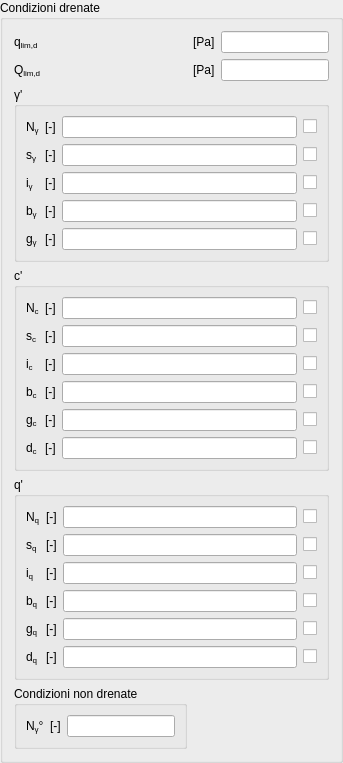
                 <widget class="QGroupBox" name="QLimDrainedGBox">
                  <property name="title">
                   <string>Condizioni drenate</string>
                  </property>
                  <layout class="QGridLayout" name="gridLayout_10">
                   <item row="1" column="2">
                    <widget class="QLineEditValue" name="QLimPrimeDLEdit"/>
                   </item>
                   <item row="0" column="1">
                    <widget class="QLabelUnitMeasure" name="qLimPrimeDUMLabel">
                     <property name="text">
                      <string>&lt;!DOCTYPE HTML PUBLIC &quot;-//W3C//DTD HTML 4.0//EN&quot; &quot;http://www.w3.org/TR/REC-html40/strict.dtd&quot;&gt;
&lt;html&gt;&lt;head&gt;&lt;meta name=&quot;qrichtext&quot; content=&quot;1&quot; /&gt;&lt;/head&gt;
&lt;body&gt;
[Pa]
&lt;/body&gt;&lt;/html&gt;</string>
                     </property>
                    </widget>
                   </item>
                   <item row="0" column="0">
                    <widget class="QLabelRichName" name="qLimPrimeDLabel">
                     <property name="text">
                      <string>&lt;!DOCTYPE HTML PUBLIC &quot;-//W3C//DTD HTML 4.0//EN&quot; &quot;http://www.w3.org/TR/REC-html40/strict.dtd&quot;&gt;
&lt;html&gt;&lt;head&gt;&lt;/head&gt;
&lt;body&gt;
q&lt;span style=&quot; vertical-align:sub;&quot;&gt;lim,d&lt;/span&gt;&lt;/body&gt;&lt;/html&gt;</string>
                     </property>
                    </widget>
                   </item>
                   <item row="3" column="0" colspan="3">
                    <widget class="QGroupBox" name="QLimDrainedCGBox">
                     <property name="title">
                      <string>c'</string>
                     </property>
                     <layout class="QGridLayout" name="gridLayout_17">
                      <item row="0" column="0">
                       <widget class="QLabelRichName" name="NcPrimeLabel">
                        <property name="text">
                         <string>&lt;!DOCTYPE HTML PUBLIC &quot;-//W3C//DTD HTML 4.0//EN&quot; &quot;http://www.w3.org/TR/REC-html40/strict.dtd&quot;&gt;
&lt;html&gt;&lt;head&gt;&lt;/head&gt;
&lt;body&gt;
N&lt;span style=&quot; vertical-align:sub;&quot;&gt;c&lt;/span&gt;&lt;/body&gt;&lt;/html&gt;</string>
                        </property>
                       </widget>
                      </item>
                      <item row="0" column="1">
                       <widget class="QLabelUnitMeasure" name="NcPrimeUMLabel">
                        <property name="text">
                         <string>&lt;!DOCTYPE HTML PUBLIC &quot;-//W3C//DTD HTML 4.0//EN&quot; &quot;http://www.w3.org/TR/REC-html40/strict.dtd&quot;&gt;
&lt;html&gt;&lt;head&gt;&lt;meta name=&quot;qrichtext&quot; content=&quot;1&quot; /&gt;&lt;/head&gt;
&lt;body&gt;
[-]
&lt;/body&gt;&lt;/html&gt;</string>
                        </property>
                       </widget>
                      </item>
                      <item row="0" column="2">
                       <widget class="QLineEditValue" name="NcPrimeLEdit"/>
                      </item>
                      <item row="2" column="0">
                       <widget class="QLabelRichName" name="scPrimeLabel">
                        <property name="text">
                         <string>&lt;!DOCTYPE HTML PUBLIC &quot;-//W3C//DTD HTML 4.0//EN&quot; &quot;http://www.w3.org/TR/REC-html40/strict.dtd&quot;&gt;
&lt;html&gt;&lt;head&gt;&lt;/head&gt;
&lt;body&gt;
s&lt;span style=&quot; vertical-align:sub;&quot;&gt;c&lt;/span&gt;&lt;/body&gt;&lt;/html&gt;</string>
                        </property>
                       </widget>
                      </item>
                      <item row="2" column="1">
                       <widget class="QLabelUnitMeasure" name="scPrimeUMLabel">
                        <property name="text">
                         <string>&lt;!DOCTYPE HTML PUBLIC &quot;-//W3C//DTD HTML 4.0//EN&quot; &quot;http://www.w3.org/TR/REC-html40/strict.dtd&quot;&gt;
&lt;html&gt;&lt;head&gt;&lt;meta name=&quot;qrichtext&quot; content=&quot;1&quot; /&gt;&lt;/head&gt;
&lt;body&gt;
[-]
&lt;/body&gt;&lt;/html&gt;</string>
                        </property>
                       </widget>
                      </item>
                      <item row="2" column="2">
                       <widget class="QLineEditValue" name="scPrimeLEdit"/>
                      </item>
                      <item row="3" column="0">
                       <widget class="QLabelRichName" name="icPrimeLabel">
                        <property name="text">
                         <string>&lt;!DOCTYPE HTML PUBLIC &quot;-//W3C//DTD HTML 4.0//EN&quot; &quot;http://www.w3.org/TR/REC-html40/strict.dtd&quot;&gt;
&lt;html&gt;&lt;head&gt;&lt;/head&gt;
&lt;body&gt;
i&lt;span style=&quot; vertical-align:sub;&quot;&gt;c&lt;/span&gt;&lt;/body&gt;&lt;/html&gt;</string>
                        </property>
                       </widget>
                      </item>
                      <item row="3" column="1">
                       <widget class="QLabelUnitMeasure" name="icPrimeUMLabel">
                        <property name="text">
                         <string>&lt;!DOCTYPE HTML PUBLIC &quot;-//W3C//DTD HTML 4.0//EN&quot; &quot;http://www.w3.org/TR/REC-html40/strict.dtd&quot;&gt;
&lt;html&gt;&lt;head&gt;&lt;meta name=&quot;qrichtext&quot; content=&quot;1&quot; /&gt;&lt;/head&gt;
&lt;body&gt;
[-]
&lt;/body&gt;&lt;/html&gt;</string>
                        </property>
                       </widget>
                      </item>
                      <item row="3" column="2">
                       <widget class="QLineEditValue" name="icPrimeLEdit"/>
                      </item>
                      <item row="0" column="3">
                       <widget class="QCheckBoxReadOnly" name="NcPrimeCheckBox">
                        <property name="text">
                         <string/>
                        </property>
                       </widget>
                      </item>
                      <item row="2" column="3">
                       <widget class="QCheckBoxReadOnly" name="scPrimeCheckBox">
                        <property name="text">
                         <string/>
                        </property>
                       </widget>
                      </item>
                      <item row="3" column="3">
                       <widget class="QCheckBoxReadOnly" name="icPrimeCheckBox">
                        <property name="text">
                         <string/>
                        </property>
                       </widget>
                      </item>
                      <item row="4" column="0">
                       <widget class="QLabelRichName" name="bcPrimeLabel">
                        <property name="text">
                         <string>&lt;!DOCTYPE HTML PUBLIC &quot;-//W3C//DTD HTML 4.0//EN&quot; &quot;http://www.w3.org/TR/REC-html40/strict.dtd&quot;&gt;
&lt;html&gt;&lt;head&gt;&lt;/head&gt;
&lt;body&gt;
b&lt;span style=&quot; vertical-align:sub;&quot;&gt;c&lt;/span&gt;&lt;/body&gt;&lt;/html&gt;</string>
                        </property>
                       </widget>
                      </item>
                      <item row="4" column="1">
                       <widget class="QLabelUnitMeasure" name="bcPrimeUMLabel">
                        <property name="text">
                         <string>&lt;!DOCTYPE HTML PUBLIC &quot;-//W3C//DTD HTML 4.0//EN&quot; &quot;http://www.w3.org/TR/REC-html40/strict.dtd&quot;&gt;
&lt;html&gt;&lt;head&gt;&lt;meta name=&quot;qrichtext&quot; content=&quot;1&quot; /&gt;&lt;/head&gt;
&lt;body&gt;
[-]
&lt;/body&gt;&lt;/html&gt;</string>
                        </property>
                       </widget>
                      </item>
                      <item row="4" column="2">
                       <widget class="QLineEditValue" name="bcPrimeLEdit"/>
                      </item>
                      <item row="4" column="3">
                       <widget class="QCheckBoxReadOnly" name="bcPrimeCheckBox">
                        <property name="text">
                         <string/>
                        </property>
                       </widget>
                      </item>
                      <item row="5" column="0">
                       <widget class="QLabelRichName" name="gcPrimeLabel">
                        <property name="text">
                         <string>&lt;!DOCTYPE HTML PUBLIC &quot;-//W3C//DTD HTML 4.0//EN&quot; &quot;http://www.w3.org/TR/REC-html40/strict.dtd&quot;&gt;
&lt;html&gt;&lt;head&gt;&lt;/head&gt;
&lt;body&gt;
g&lt;span style=&quot; vertical-align:sub;&quot;&gt;c&lt;/span&gt;&lt;/body&gt;&lt;/html&gt;</string>
                        </property>
                       </widget>
                      </item>
                      <item row="5" column="1">
                       <widget class="QLabelUnitMeasure" name="gcPrimeUMLabel">
                        <property name="text">
                         <string>&lt;!DOCTYPE HTML PUBLIC &quot;-//W3C//DTD HTML 4.0//EN&quot; &quot;http://www.w3.org/TR/REC-html40/strict.dtd&quot;&gt;
&lt;html&gt;&lt;head&gt;&lt;meta name=&quot;qrichtext&quot; content=&quot;1&quot; /&gt;&lt;/head&gt;
&lt;body&gt;
[-]
&lt;/body&gt;&lt;/html&gt;</string>
                        </property>
                       </widget>
                      </item>
                      <item row="5" column="2">
                       <widget class="QLineEditValue" name="gcPrimeLEdit"/>
                      </item>
                      <item row="5" column="3">
                       <widget class="QCheckBoxReadOnly" name="gcPrimeCheckBox">
                        <property name="text">
                         <string/>
                        </property>
                       </widget>
                      </item>
                      <item row="6" column="0">
                       <widget class="QLabelRichName" name="dcPrimeLabel">
                        <property name="text">
                         <string>&lt;!DOCTYPE HTML PUBLIC &quot;-//W3C//DTD HTML 4.0//EN&quot; &quot;http://www.w3.org/TR/REC-html40/strict.dtd&quot;&gt;
&lt;html&gt;&lt;head&gt;&lt;/head&gt;
&lt;body&gt;
d&lt;span style=&quot; vertical-align:sub;&quot;&gt;c&lt;/span&gt;&lt;/body&gt;&lt;/html&gt;</string>
                        </property>
                       </widget>
                      </item>
                      <item row="6" column="1">
                       <widget class="QLabelUnitMeasure" name="dcPrimeUMLabel">
                        <property name="text">
                         <string>&lt;!DOCTYPE HTML PUBLIC &quot;-//W3C//DTD HTML 4.0//EN&quot; &quot;http://www.w3.org/TR/REC-html40/strict.dtd&quot;&gt;
&lt;html&gt;&lt;head&gt;&lt;meta name=&quot;qrichtext&quot; content=&quot;1&quot; /&gt;&lt;/head&gt;
&lt;body&gt;
[-]
&lt;/body&gt;&lt;/html&gt;</string>
                        </property>
                       </widget>
                      </item>
                      <item row="6" column="2">
                       <widget class="QLineEditValue" name="dcPrimeLEdit"/>
                      </item>
                      <item row="6" column="3">
                       <widget class="QCheckBoxReadOnly" name="dcPrimeCheckBox">
                        <property name="text">
                         <string/>
                        </property>
                       </widget>
                      </item>
                     </layout>
                    </widget>
                   </item>
                   <item row="2" column="0" colspan="3">
                    <widget class="QGroupBox" name="QLimDrainedGammaWGBox">
                     <property name="title">
                      <string>γ'</string>
                     </property>
                     <layout class="QGridLayout" name="gridLayout_6">
                      <item row="0" column="0">
                       <widget class="QLabelRichName" name="NGammaWPrimeLabel">
                        <property name="text">
                         <string>&lt;!DOCTYPE HTML PUBLIC &quot;-//W3C//DTD HTML 4.0//EN&quot; &quot;http://www.w3.org/TR/REC-html40/strict.dtd&quot;&gt;
&lt;html&gt;&lt;head&gt;&lt;/head&gt;
&lt;body&gt;
N&lt;span style=&quot; vertical-align:sub;&quot;&gt;γ&lt;/span&gt;&lt;/body&gt;&lt;/html&gt;</string>
                        </property>
                       </widget>
                      </item>
                      <item row="0" column="1">
                       <widget class="QLabelUnitMeasure" name="NGammaWPrimeUMLabel">
                        <property name="text">
                         <string>&lt;!DOCTYPE HTML PUBLIC &quot;-//W3C//DTD HTML 4.0//EN&quot; &quot;http://www.w3.org/TR/REC-html40/strict.dtd&quot;&gt;
&lt;html&gt;&lt;head&gt;&lt;meta name=&quot;qrichtext&quot; content=&quot;1&quot; /&gt;&lt;/head&gt;
&lt;body&gt;
[-]
&lt;/body&gt;&lt;/html&gt;</string>
                        </property>
                       </widget>
                      </item>
                      <item row="0" column="2">
                       <widget class="QLineEditValue" name="NGammaWPrimeLEdit"/>
                      </item>
                      <item row="2" column="0">
                       <widget class="QLabelRichName" name="sGammaWPrimeLabel">
                        <property name="text">
                         <string>&lt;!DOCTYPE HTML PUBLIC &quot;-//W3C//DTD HTML 4.0//EN&quot; &quot;http://www.w3.org/TR/REC-html40/strict.dtd&quot;&gt;
&lt;html&gt;&lt;head&gt;&lt;/head&gt;
&lt;body&gt;
s&lt;span style=&quot; vertical-align:sub;&quot;&gt;γ&lt;/span&gt;&lt;/body&gt;&lt;/html&gt;</string>
                        </property>
                       </widget>
                      </item>
                      <item row="2" column="1">
                       <widget class="QLabelUnitMeasure" name="sGammaWPrimeUMLabel">
                        <property name="text">
                         <string>&lt;!DOCTYPE HTML PUBLIC &quot;-//W3C//DTD HTML 4.0//EN&quot; &quot;http://www.w3.org/TR/REC-html40/strict.dtd&quot;&gt;
&lt;html&gt;&lt;head&gt;&lt;meta name=&quot;qrichtext&quot; content=&quot;1&quot; /&gt;&lt;/head&gt;
&lt;body&gt;
[-]
&lt;/body&gt;&lt;/html&gt;</string>
                        </property>
                       </widget>
                      </item>
                      <item row="2" column="2">
                       <widget class="QLineEditValue" name="sGammaWPrimeLEdit"/>
                      </item>
                      <item row="3" column="0">
                       <widget class="QLabelRichName" name="iGammaWPrimeLabel">
                        <property name="text">
                         <string>&lt;!DOCTYPE HTML PUBLIC &quot;-//W3C//DTD HTML 4.0//EN&quot; &quot;http://www.w3.org/TR/REC-html40/strict.dtd&quot;&gt;
&lt;html&gt;&lt;head&gt;&lt;/head&gt;
&lt;body&gt;
i&lt;span style=&quot; vertical-align:sub;&quot;&gt;γ&lt;/span&gt;&lt;/body&gt;&lt;/html&gt;</string>
                        </property>
                       </widget>
                      </item>
                      <item row="3" column="1">
                       <widget class="QLabelUnitMeasure" name="iGammaWPrimeUMLabel">
                        <property name="text">
                         <string>&lt;!DOCTYPE HTML PUBLIC &quot;-//W3C//DTD HTML 4.0//EN&quot; &quot;http://www.w3.org/TR/REC-html40/strict.dtd&quot;&gt;
&lt;html&gt;&lt;head&gt;&lt;meta name=&quot;qrichtext&quot; content=&quot;1&quot; /&gt;&lt;/head&gt;
&lt;body&gt;
[-]
&lt;/body&gt;&lt;/html&gt;</string>
                        </property>
                       </widget>
                      </item>
                      <item row="3" column="2">
                       <widget class="QLineEditValue" name="iGammaWPrimeLEdit"/>
                      </item>
                      <item row="0" column="3">
                       <widget class="QCheckBoxReadOnly" name="NGammaWPrimeCheckBox">
                        <property name="text">
                         <string/>
                        </property>
                       </widget>
                      </item>
                      <item row="2" column="3">
                       <widget class="QCheckBoxReadOnly" name="sGammaWPrimeCheckBox">
                        <property name="text">
                         <string/>
                        </property>
                       </widget>
                      </item>
                      <item row="3" column="3">
                       <widget class="QCheckBoxReadOnly" name="iGammaWPrimeCheckBox">
                        <property name="text">
                         <string/>
                        </property>
                       </widget>
                      </item>
                      <item row="4" column="0">
                       <widget class="QLabelRichName" name="bGammaWPrimeLabel">
                        <property name="text">
                         <string>&lt;!DOCTYPE HTML PUBLIC &quot;-//W3C//DTD HTML 4.0//EN&quot; &quot;http://www.w3.org/TR/REC-html40/strict.dtd&quot;&gt;
&lt;html&gt;&lt;head&gt;&lt;/head&gt;
&lt;body&gt;
b&lt;span style=&quot; vertical-align:sub;&quot;&gt;γ&lt;/span&gt;&lt;/body&gt;&lt;/html&gt;</string>
                        </property>
                       </widget>
                      </item>
                      <item row="4" column="1">
                       <widget class="QLabelUnitMeasure" name="bGammaWPrimeUMLabel">
                        <property name="text">
                         <string>&lt;!DOCTYPE HTML PUBLIC &quot;-//W3C//DTD HTML 4.0//EN&quot; &quot;http://www.w3.org/TR/REC-html40/strict.dtd&quot;&gt;
&lt;html&gt;&lt;head&gt;&lt;meta name=&quot;qrichtext&quot; content=&quot;1&quot; /&gt;&lt;/head&gt;
&lt;body&gt;
[-]
&lt;/body&gt;&lt;/html&gt;</string>
                        </property>
                       </widget>
                      </item>
                      <item row="4" column="2">
                       <widget class="QLineEditValue" name="bGammaWPrimeLEdit"/>
                      </item>
                      <item row="4" column="3">
                       <widget class="QCheckBoxReadOnly" name="bGammaWPrimeCheckBox">
                        <property name="text">
                         <string/>
                        </property>
                       </widget>
                      </item>
                      <item row="5" column="0">
                       <widget class="QLabelRichName" name="gGammaWPrimeLabel">
                        <property name="text">
                         <string>&lt;!DOCTYPE HTML PUBLIC &quot;-//W3C//DTD HTML 4.0//EN&quot; &quot;http://www.w3.org/TR/REC-html40/strict.dtd&quot;&gt;
&lt;html&gt;&lt;head&gt;&lt;/head&gt;
&lt;body&gt;
g&lt;span style=&quot; vertical-align:sub;&quot;&gt;γ&lt;/span&gt;&lt;/body&gt;&lt;/html&gt;</string>
                        </property>
                       </widget>
                      </item>
                      <item row="5" column="3">
                       <widget class="QCheckBoxReadOnly" name="gGammaWPrimeCheckBox">
                        <property name="text">
                         <string/>
                        </property>
                       </widget>
                      </item>
                      <item row="5" column="1">
                       <widget class="QLabelUnitMeasure" name="gGammaWPrimeUMLabel">
                        <property name="text">
                         <string>&lt;!DOCTYPE HTML PUBLIC &quot;-//W3C//DTD HTML 4.0//EN&quot; &quot;http://www.w3.org/TR/REC-html40/strict.dtd&quot;&gt;
&lt;html&gt;&lt;head&gt;&lt;meta name=&quot;qrichtext&quot; content=&quot;1&quot; /&gt;&lt;/head&gt;
&lt;body&gt;
[-]
&lt;/body&gt;&lt;/html&gt;</string>
                        </property>
                       </widget>
                      </item>
                      <item row="5" column="2">
                       <widget class="QLineEditValue" name="gGammaWPrimeLEdit"/>
                      </item>
                     </layout>
                    </widget>
                   </item>
                   <item row="0" column="2">
                    <widget class="QLineEditValue" name="qLimPrimeDLEdit"/>
                   </item>
                   <item row="4" column="0" colspan="3">
                    <widget class="QGroupBox" name="QLimDrainedQGBox">
                     <property name="title">
                      <string>q'</string>
                     </property>
                     <layout class="QGridLayout" name="gridLayout_18">
                      <item row="0" column="0">
                       <widget class="QLabelRichName" name="NqPrimeLabel">
                        <property name="text">
                         <string>&lt;!DOCTYPE HTML PUBLIC &quot;-//W3C//DTD HTML 4.0//EN&quot; &quot;http://www.w3.org/TR/REC-html40/strict.dtd&quot;&gt;
&lt;html&gt;&lt;head&gt;&lt;/head&gt;
&lt;body&gt;
N&lt;span style=&quot; vertical-align:sub;&quot;&gt;q&lt;/span&gt;&lt;/body&gt;&lt;/html&gt;</string>
                        </property>
                       </widget>
                      </item>
                      <item row="0" column="1">
                       <widget class="QLabelUnitMeasure" name="NqPrimeUMLabel">
                        <property name="text">
                         <string>&lt;!DOCTYPE HTML PUBLIC &quot;-//W3C//DTD HTML 4.0//EN&quot; &quot;http://www.w3.org/TR/REC-html40/strict.dtd&quot;&gt;
&lt;html&gt;&lt;head&gt;&lt;meta name=&quot;qrichtext&quot; content=&quot;1&quot; /&gt;&lt;/head&gt;
&lt;body&gt;
[-]
&lt;/body&gt;&lt;/html&gt;</string>
                        </property>
                       </widget>
                      </item>
                      <item row="0" column="2">
                       <widget class="QLineEditValue" name="NqPrimeLEdit"/>
                      </item>
                      <item row="2" column="0">
                       <widget class="QLabelRichName" name="sqPrimeLabel">
                        <property name="text">
                         <string>&lt;!DOCTYPE HTML PUBLIC &quot;-//W3C//DTD HTML 4.0//EN&quot; &quot;http://www.w3.org/TR/REC-html40/strict.dtd&quot;&gt;
&lt;html&gt;&lt;head&gt;&lt;/head&gt;
&lt;body&gt;
s&lt;span style=&quot; vertical-align:sub;&quot;&gt;q&lt;/span&gt;&lt;/body&gt;&lt;/html&gt;</string>
                        </property>
                       </widget>
                      </item>
                      <item row="2" column="1">
                       <widget class="QLabelUnitMeasure" name="sqPrimeUMLabel">
                        <property name="text">
                         <string>&lt;!DOCTYPE HTML PUBLIC &quot;-//W3C//DTD HTML 4.0//EN&quot; &quot;http://www.w3.org/TR/REC-html40/strict.dtd&quot;&gt;
&lt;html&gt;&lt;head&gt;&lt;meta name=&quot;qrichtext&quot; content=&quot;1&quot; /&gt;&lt;/head&gt;
&lt;body&gt;
[-]
&lt;/body&gt;&lt;/html&gt;</string>
                        </property>
                       </widget>
                      </item>
                      <item row="2" column="2">
                       <widget class="QLineEditValue" name="sqPrimeLEdit"/>
                      </item>
                      <item row="3" column="0">
                       <widget class="QLabelRichName" name="iqPrimeLabel">
                        <property name="text">
                         <string>&lt;!DOCTYPE HTML PUBLIC &quot;-//W3C//DTD HTML 4.0//EN&quot; &quot;http://www.w3.org/TR/REC-html40/strict.dtd&quot;&gt;
&lt;html&gt;&lt;head&gt;&lt;/head&gt;
&lt;body&gt;
i&lt;span style=&quot; vertical-align:sub;&quot;&gt;q&lt;/span&gt;&lt;/body&gt;&lt;/html&gt;</string>
                        </property>
                       </widget>
                      </item>
                      <item row="3" column="1">
                       <widget class="QLabelUnitMeasure" name="iqPrimeUMLabel">
                        <property name="text">
                         <string>&lt;!DOCTYPE HTML PUBLIC &quot;-//W3C//DTD HTML 4.0//EN&quot; &quot;http://www.w3.org/TR/REC-html40/strict.dtd&quot;&gt;
&lt;html&gt;&lt;head&gt;&lt;meta name=&quot;qrichtext&quot; content=&quot;1&quot; /&gt;&lt;/head&gt;
&lt;body&gt;
[-]
&lt;/body&gt;&lt;/html&gt;</string>
                        </property>
                       </widget>
                      </item>
                      <item row="3" column="2">
                       <widget class="QLineEditValue" name="iqPrimeLEdit"/>
                      </item>
                      <item row="0" column="3">
                       <widget class="QCheckBoxReadOnly" name="NqPrimeCheckBox">
                        <property name="text">
                         <string/>
                        </property>
                       </widget>
                      </item>
                      <item row="2" column="3">
                       <widget class="QCheckBoxReadOnly" name="sqPrimeCheckBox">
                        <property name="text">
                         <string/>
                        </property>
                       </widget>
                      </item>
                      <item row="3" column="3">
                       <widget class="QCheckBoxReadOnly" name="iqPrimeCheckBox">
                        <property name="text">
                         <string/>
                        </property>
                       </widget>
                      </item>
                      <item row="4" column="0">
                       <widget class="QLabelRichName" name="bqPrimeLabel">
                        <property name="text">
                         <string>&lt;!DOCTYPE HTML PUBLIC &quot;-//W3C//DTD HTML 4.0//EN&quot; &quot;http://www.w3.org/TR/REC-html40/strict.dtd&quot;&gt;
&lt;html&gt;&lt;head&gt;&lt;/head&gt;
&lt;body&gt;
b&lt;span style=&quot; vertical-align:sub;&quot;&gt;q&lt;/span&gt;&lt;/body&gt;&lt;/html&gt;</string>
                        </property>
                       </widget>
                      </item>
                      <item row="4" column="1">
                       <widget class="QLabelUnitMeasure" name="bqPrimeUMLabel">
                        <property name="text">
                         <string>&lt;!DOCTYPE HTML PUBLIC &quot;-//W3C//DTD HTML 4.0//EN&quot; &quot;http://www.w3.org/TR/REC-html40/strict.dtd&quot;&gt;
&lt;html&gt;&lt;head&gt;&lt;meta name=&quot;qrichtext&quot; content=&quot;1&quot; /&gt;&lt;/head&gt;
&lt;body&gt;
[-]
&lt;/body&gt;&lt;/html&gt;</string>
                        </property>
                       </widget>
                      </item>
                      <item row="4" column="2">
                       <widget class="QLineEditValue" name="bqPrimeLEdit"/>
                      </item>
                      <item row="4" column="3">
                       <widget class="QCheckBoxReadOnly" name="bqPrimeCheckBox">
                        <property name="text">
                         <string/>
                        </property>
                       </widget>
                      </item>
                      <item row="5" column="0">
                       <widget class="QLabelRichName" name="gqPrimeLabel">
                        <property name="text">
                         <string>&lt;!DOCTYPE HTML PUBLIC &quot;-//W3C//DTD HTML 4.0//EN&quot; &quot;http://www.w3.org/TR/REC-html40/strict.dtd&quot;&gt;
&lt;html&gt;&lt;head&gt;&lt;/head&gt;
&lt;body&gt;
g&lt;span style=&quot; vertical-align:sub;&quot;&gt;q&lt;/span&gt;&lt;/body&gt;&lt;/html&gt;</string>
                        </property>
                       </widget>
                      </item>
                      <item row="5" column="1">
                       <widget class="QLabelUnitMeasure" name="gqPrimeUMLabel">
                        <property name="text">
                         <string>&lt;!DOCTYPE HTML PUBLIC &quot;-//W3C//DTD HTML 4.0//EN&quot; &quot;http://www.w3.org/TR/REC-html40/strict.dtd&quot;&gt;
&lt;html&gt;&lt;head&gt;&lt;meta name=&quot;qrichtext&quot; content=&quot;1&quot; /&gt;&lt;/head&gt;
&lt;body&gt;
[-]
&lt;/body&gt;&lt;/html&gt;</string>
                        </property>
                       </widget>
                      </item>
                      <item row="5" column="2">
                       <widget class="QLineEditValue" name="gqPrimeLEdit"/>
                      </item>
                      <item row="5" column="3">
                       <widget class="QCheckBoxReadOnly" name="gqPrimeCheckBox">
                        <property name="text">
                         <string/>
                        </property>
                       </widget>
                      </item>
                      <item row="6" column="0">
                       <widget class="QLabelRichName" name="dqPrimeLabel">
                        <property name="text">
                         <string>&lt;!DOCTYPE HTML PUBLIC &quot;-//W3C//DTD HTML 4.0//EN&quot; &quot;http://www.w3.org/TR/REC-html40/strict.dtd&quot;&gt;
&lt;html&gt;&lt;head&gt;&lt;/head&gt;
&lt;body&gt;
d&lt;span style=&quot; vertical-align:sub;&quot;&gt;q&lt;/span&gt;&lt;/body&gt;&lt;/html&gt;</string>
                        </property>
                       </widget>
                      </item>
                      <item row="6" column="1">
                       <widget class="QLabelUnitMeasure" name="dqPrimeUMLabel">
                        <property name="text">
                         <string>&lt;!DOCTYPE HTML PUBLIC &quot;-//W3C//DTD HTML 4.0//EN&quot; &quot;http://www.w3.org/TR/REC-html40/strict.dtd&quot;&gt;
&lt;html&gt;&lt;head&gt;&lt;meta name=&quot;qrichtext&quot; content=&quot;1&quot; /&gt;&lt;/head&gt;
&lt;body&gt;
[-]
&lt;/body&gt;&lt;/html&gt;</string>
                        </property>
                       </widget>
                      </item>
                      <item row="6" column="2">
                       <widget class="QLineEditValue" name="dqPrimeLEdit"/>
                      </item>
                      <item row="6" column="3">
                       <widget class="QCheckBoxReadOnly" name="dqPrimeCheckBox">
                        <property name="text">
                         <string/>
                        </property>
                       </widget>
                      </item>
                     </layout>
                    </widget>
                   </item>
                   <item row="1" column="0">
                    <widget class="QLabelRichName" name="QLimPrimeDLabel">
                     <property name="text">
                      <string>&lt;!DOCTYPE HTML PUBLIC &quot;-//W3C//DTD HTML 4.0//EN&quot; &quot;http://www.w3.org/TR/REC-html40/strict.dtd&quot;&gt;
&lt;html&gt;&lt;head&gt;&lt;/head&gt;
&lt;body&gt;
Q&lt;span style=&quot; vertical-align:sub;&quot;&gt;lim,d&lt;/span&gt;&lt;/body&gt;&lt;/html&gt;</string>
                     </property>
                    </widget>
                   </item>
                   <item row="1" column="1">
                    <widget class="QLabelUnitMeasure" name="QLimPrimeDUMLabel">
                     <property name="text">
                      <string>&lt;!DOCTYPE HTML PUBLIC &quot;-//W3C//DTD HTML 4.0//EN&quot; &quot;http://www.w3.org/TR/REC-html40/strict.dtd&quot;&gt;
&lt;html&gt;&lt;head&gt;&lt;meta name=&quot;qrichtext&quot; content=&quot;1&quot; /&gt;&lt;/head&gt;
&lt;body&gt;
[Pa]
&lt;/body&gt;&lt;/html&gt;</string>
                     </property>
                    </widget>
                   </item>
                   <item row="5" column="0">
                    <widget class="QGroupBox" name="QLimNotDrainedGBox">
                     <property name="title">
                      <string>Condizioni non drenate</string>
                     </property>
                     <layout class="QGridLayout" name="gridLayout_11">
                      <item row="0" column="0">
                       <widget class="QLabelRichName" name="KbetaLabel_3">
                        <property name="text">
                         <string>&lt;!DOCTYPE HTML PUBLIC &quot;-//W3C//DTD HTML 4.0//EN&quot; &quot;http://www.w3.org/TR/REC-html40/strict.dtd&quot;&gt;
&lt;html&gt;&lt;head&gt;&lt;/head&gt;
&lt;body&gt;
N&lt;span style=&quot; vertical-align:sub;&quot;&gt;γ&lt;/span&gt;°&lt;/body&gt;&lt;/html&gt;</string>
                        </property>
                       </widget>
                      </item>
                      <item row="0" column="1">
                       <widget class="QLabelUnitMeasure" name="NGammaWUMLabel_2">
                        <property name="text">
                         <string>&lt;!DOCTYPE HTML PUBLIC &quot;-//W3C//DTD HTML 4.0//EN&quot; &quot;http://www.w3.org/TR/REC-html40/strict.dtd&quot;&gt;
&lt;html&gt;&lt;head&gt;&lt;meta name=&quot;qrichtext&quot; content=&quot;1&quot; /&gt;&lt;/head&gt;
&lt;body&gt;
[-]
&lt;/body&gt;&lt;/html&gt;</string>
                        </property>
                       </widget>
                      </item>
                      <item row="0" column="2">
                       <widget class="QLineEditValue" name="NGammaWLEdit_2"/>
                      </item>
                     </layout>
                    </widget>
                   </item>
                  </layout>
                 </widget>
